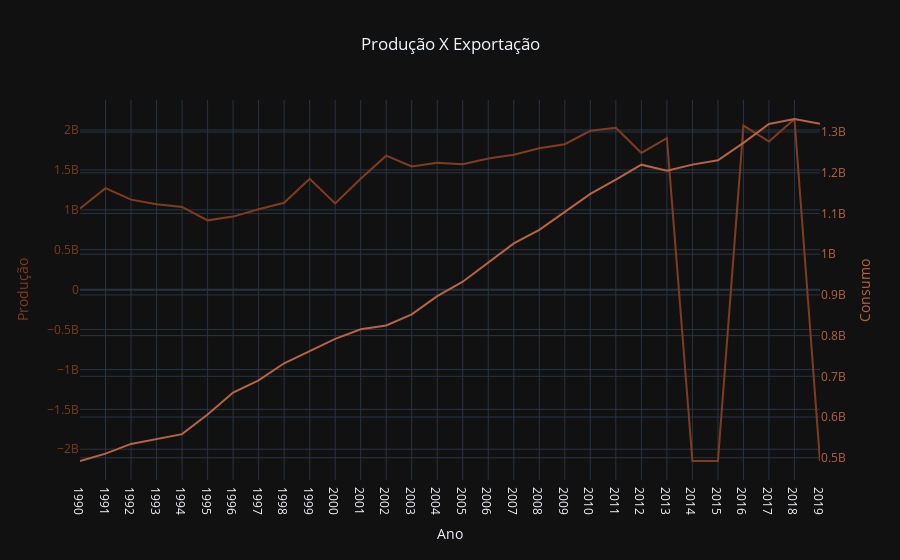

Notebook cell for this chart:
### Markdown cell above
Em ambos os casos, a quantidade de café produzida e consumido dobrou ao longo do período, apesar da produção ser mais instável, vemos o consumo crescendo quase linearmente.

### Code cell
producao = go.Scatter(x=df.index, y=df['export'], mode='lines', yaxis='y1', line_color='#803c1f')
consumo = go.Scatter(x=df.index, y=df['consumption'], mode='lines', yaxis='y2', line_color='#b66445')

# Definindo as configurações dos eixos y
layout = go.Layout(
    yaxis1=dict(
        title='Produção',
        side='left',
        color='#803c1f'
    ),
    yaxis2=dict(
        title='Consumo',
        side='right',
        overlaying='y',
        color='#b66445'
    )
)

fig = go.Figure(data=[producao, consumo], layout=layout)

fig.update_layout(title="Produção X Exportação", title_x=0.5, xaxis_title="Ano", showlegend=False, template='plotly_dark')
fig.show()

### Figure 1 — Plotly figure (JSON) as saved in the notebook; plotly's stock layout.template omitted (floating-point values rounded to 4 significant figures)
{"data": [{"line": {"color": "#803c1f"}, "mode": "lines", "type": "scatter", "x": ["1990", "1991", "1992", "1993", "1994", "1995", "1996", "1997", "1998", "1999", "2000", "2001", "2002", "2003", "2004", "2005", "2006", "2007", "2008", "2009", "2010", "2011", "2012", "2013", "2014", "2015", "2016", "2017", "2018", "2019"], "y": [1016160000, 1270980000, 1127460000, 1070280000, 1036380000, 868080000, 915060000, 1008060000, 1088640000, 1388940000, 1080960000, 1390320000, 1678920000, 1542660000, 1588680000, 1571880000, 1642140000, 1691040000, 1770600000, 1822680000, 1990020000, 2028360000, 1712940000, 1899060000, -2147483648, -2147483648, 2056140000, 1855500000, 2138220000, -2147483648], "yaxis": "y"}, {"line": {"color": "#b66445"}, "mode": "lines", "type": "scatter", "x": ["1990", "1991", "1992", "1993", "1994", "1995", "1996", "1997", "1998", "1999", "2000", "2001", "2002", "2003", "2004", "2005", "2006", "2007", "2008", "2009", "2010", "2011", "2012", "2013", "2014", "2015", "2016", "2017", "2018", "2019"], "y": [492000000, 510000000, 534000000, 546000000, 558000000, 606000000, 660000000, 690000000, 732000000, 762000000, 792000000, 815400000, 825000000, 852000000, 896760000, 932280000, 979860000, 1026600000, 1059600000, 1103400000, 1147920000, 1183200000, 1219800000, 1205100000, 1219980000, 1230480000, 1273500000, 1319820000, 1332000000, 1320000000], "yaxis": "y2"}], "layout": {"showlegend": false, "title": {"text": "Produção X Exportação", "x": 0.5}, "xaxis": {"title": {"text": "Ano"}}, "yaxis": {"color": "#803c1f", "side": "left", "title": {"text": "Produção"}}, "yaxis2": {"color": "#b66445", "overlaying": "y", "side": "right", "title": {"text": "Consumo"}}}}
